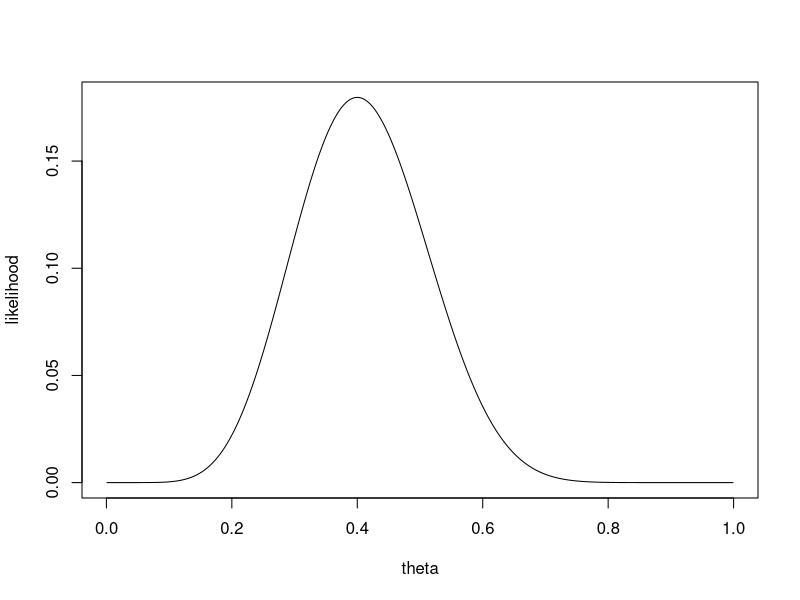
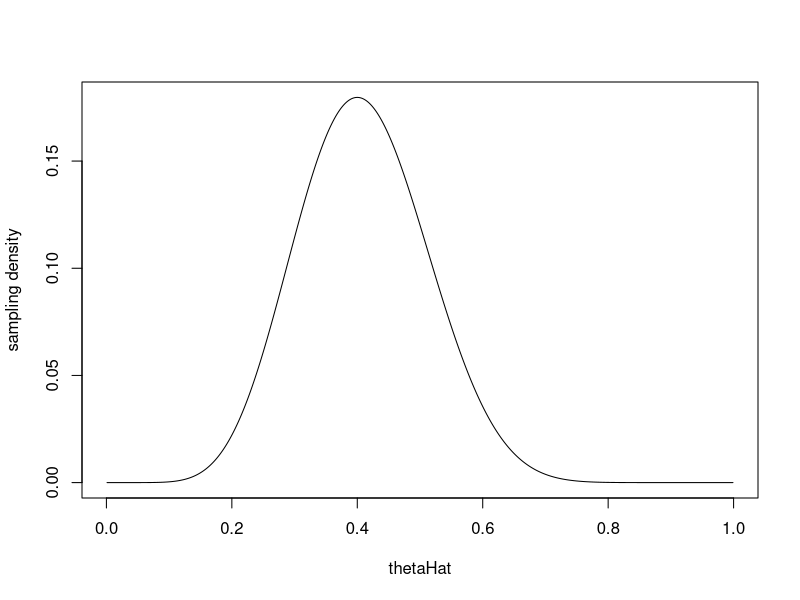
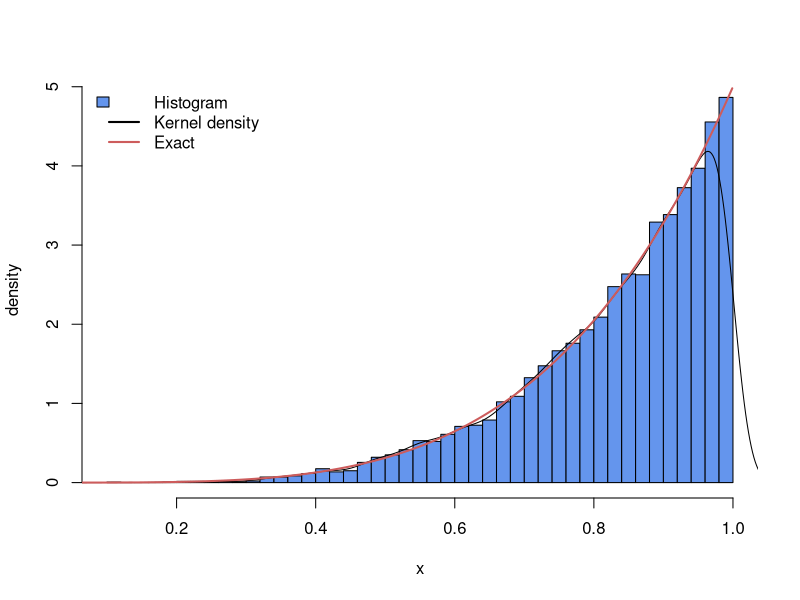
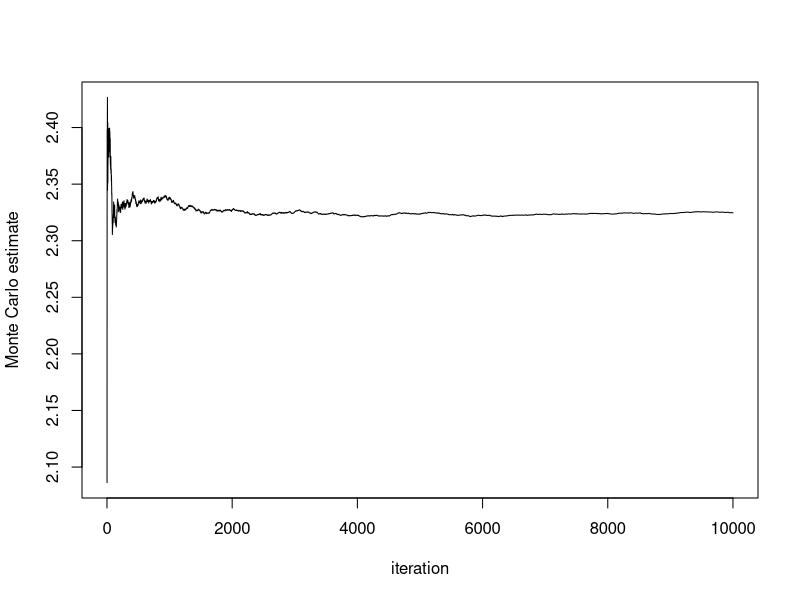
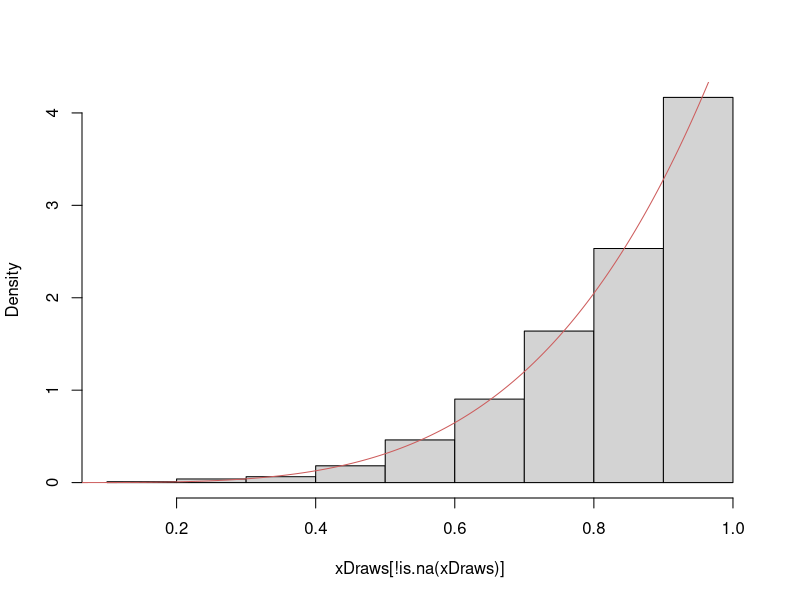
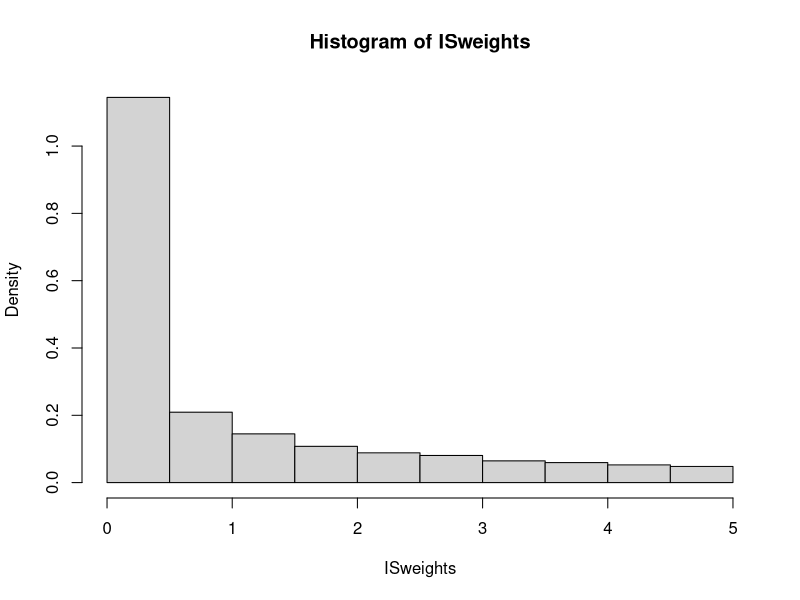
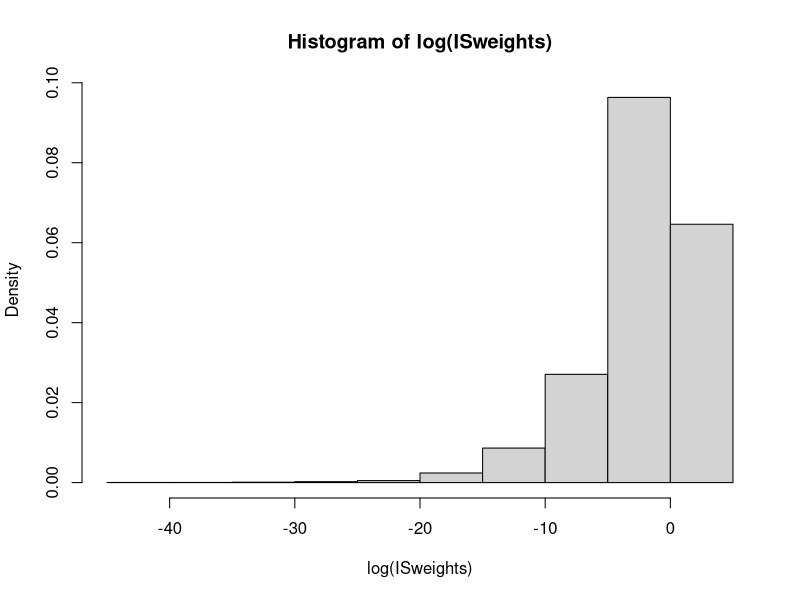

The R script that drew these images, in order:
## ---- chunk 1
n = 20
s = 8
thetaGrid = seq(0.001, 0.999, length = 1000) # grid of values where we plot the likelihood
like = dbinom(x = s, size =n, prob = thetaGrid)
plot(thetaGrid, like, type = "l", ylab = "likelihood", xlab = "theta")
## ---- chunk 2
n = 20
s = 8
thetaHat = s/n # This is the MLE
thetaHatGrid = seq(0.001, 0.999, length = 1000) # grid of values 
sampdist = dnorm(thetaHatGrid, mean = thetaHat, sd = sqrt(thetaHat*(1-thetaHat)/n))
plot(thetaGrid, like, type = "l", ylab = "sampling density", xlab = "thetaHat")
## ---- chunk 3
nSim = 10000
u = runif(n = nSim) # a whole vector of Unif(0,1) numbers
x = u^(1/5)         # a whole vector of draws from f(x)
hist(x, 50, freq = F, xlab = "x", ylab = "density", col = "cornflowerblue", main = "")
kde = density(x) # this can go outside the support (0,1)
lines(kde$x, kde$y)
xgrid = seq(0.001, 0.999, length = 1000)
exactdensity = 5*xgrid^4
lines(xgrid, exactdensity, col ="indianred", lw = 2)
legend("topleft",
       legend = c("Histogram", "Kernel density", "Exact"),
       fill = c("cornflowerblue", NA, NA),
       border = c("black", NA, NA),
       lty = c(NA, 1, 1),
       lwd = c(NA, 2, 2),
       col = c(NA, "black", "indianred"),
       bty = "n")
## ---- chunk 4
mean(exp(x))
## ---- chunk 5
function_values = exp(x) # this is a vector with exp(x) values 
mc_estimates = rep(0,nSim)
for (i in 1:nSim){
  mc_estimates[i] = mean(exp(x[1:i]))
}
plot(1:nSim, mc_estimates, type = "l", ylab = "Monte Carlo estimate", xlab = "iteration")
## ---- chunk 6
varianceFunctionValues = var(exp(x))
se = sqrt(varianceFunctionValues/nSim)
message("The Monte Carlo standard error is ", se)
## ---- chunk 7
alpha = 5
nSim = 10000
xStar = runif(nSim) # these are the proposal draws from q()
M = alpha           # bounding constant

# This is the target density that we want to simulate from
pDensity <- function(x, alpha = 5){
  alpha*x^(alpha-1)
} 

# This is the proposal density. 
# A uniform distribution with density equal to 1 for all x
qDensity <- function(x){
  return(1)
}

xDraws = rep(0, nSim) # storage for the draws
for (i in 1:nSim){
  xStar = runif(1) # this is the proposal/candidate draw
  accProb = pDensity(xStar) / (M * qDensity(xStar)) # p(xStar)/(M*q(xStar))
  u = runif(1)
  if (u < accProb){
    xDraws[i] = xStar # draw is accepted!
  }else{
    xDraws[i] = NA # draw is rejected, insert NA
  }
}
nRejected = sum(is.na(xDraws))
# !is.na(xDraws) picks out all values that are not NA
hist(xDraws[!is.na(xDraws)], freq = F, main = "") 
xGrid = seq(0.001,0.999, length = 1000)
lines(xGrid, pDensity(xGrid), col = "indianred")
## ---- chunk 8
message(nRejected, " draws were rejected out of the nSim = ",nSim," draws")
## ---- chunk 9
xDraws = runif(nSim)
ISweights = pDensity(xDraws)/qDensity(xDraws)
mean(ISweights * exp(xDraws))
## ---- chunk 10
hist(ISweights, freq = F)
## ---- chunk 11
hist(log(ISweights), freq = F)
